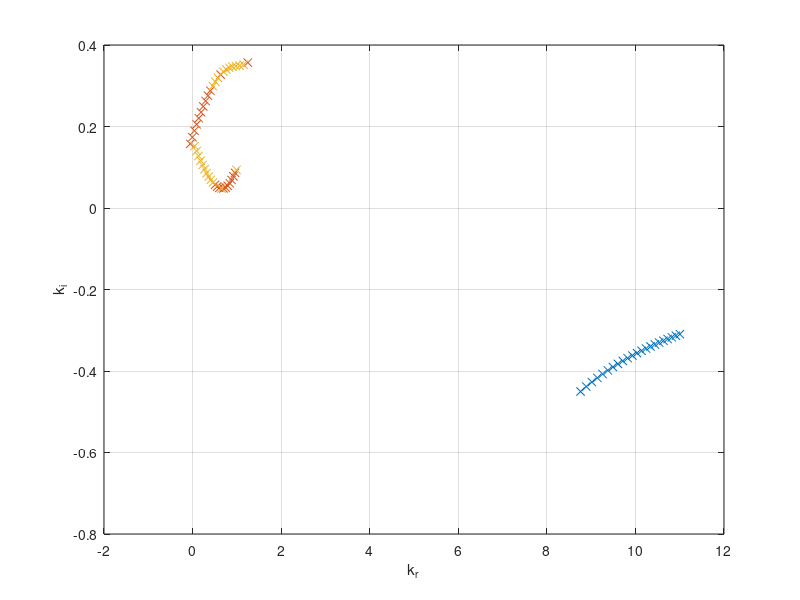
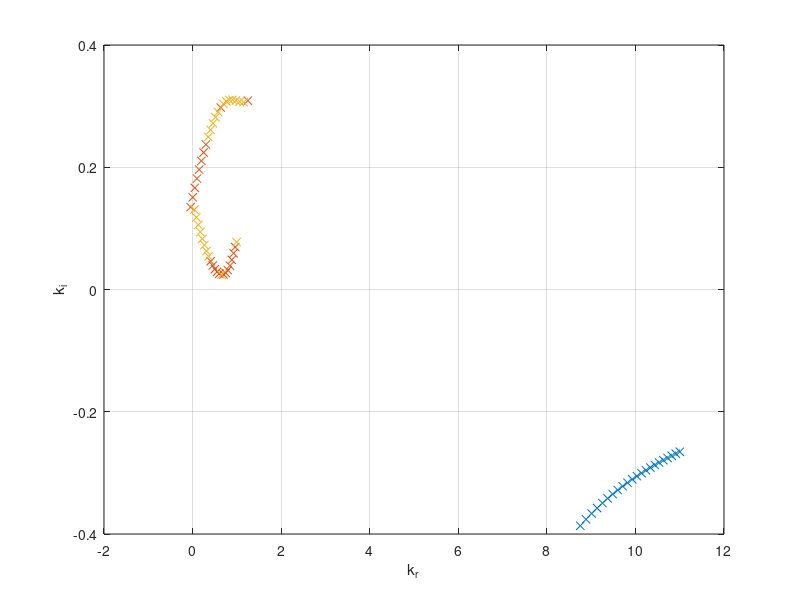
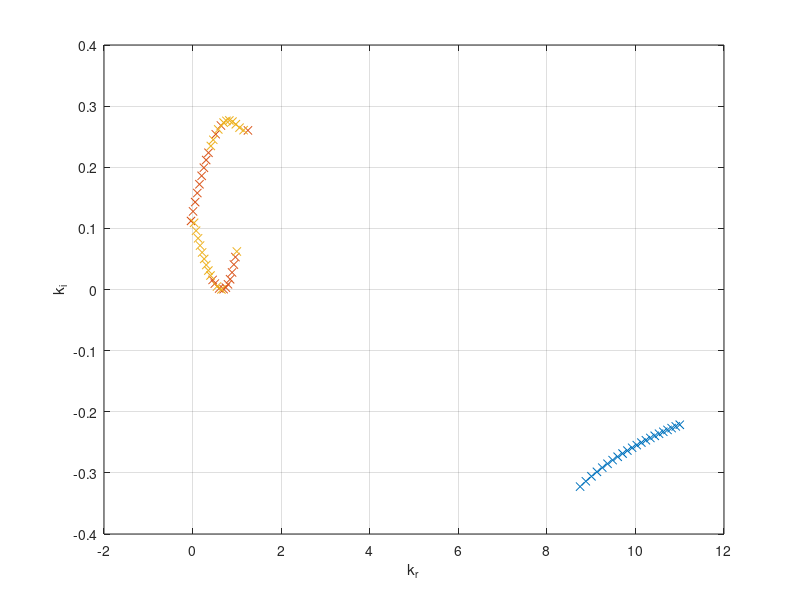
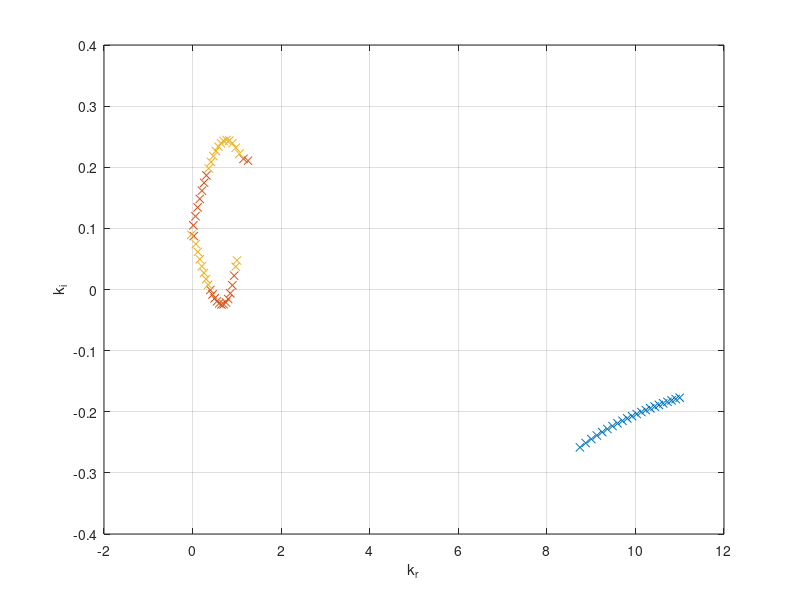

The MATLAB source for these figures, in order:
% finding spatial branches of the Kelvin-Helmholtz dispersion relation
omr = [0.001:0.05:1.051];
R = 0.1; % slip ratio
tauMax = 2*sqrt(R/3) / 3; % max growth rate for any real k
gamma = [0.0:0.2*tauMax:1.4*tauMax];
% using fact that there cannot be a real k with Im(omega) > tauMax to distinguish branches:
% the branch that cuts the real axis at gamma = tauMax is the one corresponding to Im(omega) > 0
for l=1:length(gamma)
 om = omr + i*gamma(length(gamma)-l+1);

 %%% Gaster transform: %%%
 for j = 1:length(om)
  k = omr(j);
  pp1 = [1 -2*k k*k*(R+1)-R*k^3];
  r1 = roots( pp1 ); % roots of quadratic polynomial
  om1(j) = max( imag(r1) ); % = imag(k + sqrt(R * ( k.^3 - k.^2 ) ))
 end
% figure(2); plot(omr, om1,'r'); hold all;
 %%%%%%%%%%%%%%%%%%%%%%%%%
 for j = 1:length(om)
  ppp = [R -(R+1) 2*om(j) -(om(j))^2];
  r(j,:) = roots(ppp); % roots of cubic polynomial
 end
 figure
 for k=1:3 % plotting the 3 roots/branches:
  ki = imag(r(:,k));
  kr = real(r(:,k));
%  figure(1);
  plot(kr, ki,'x'); hold all;
  xlabel('k_r'); ylabel('k_i');
  grid on;
%  figure(2);
%  plot(omr, -ki,'x'); hold all;
%  xlabel('\omega'); ylabel('-k_i');
%  figure(3);
%  plot(omr, kr,'x'); hold all;
%  xlabel('\omega'); ylabel('k_r');
 end
end;
